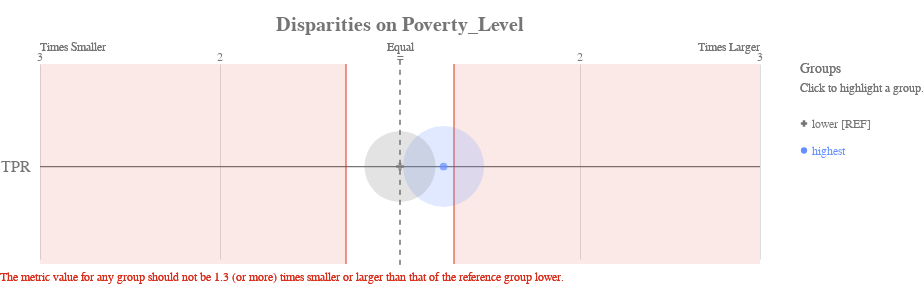

Notebook code cell kept with this figure:
### Markdown cell above
#### For the score, with post-hoc disparity mitigation

### Code cell
bdf_mitigated = aequitas_audit(mitigated_df, ref_groups_dict)

ap.disparity(bdf_mitigated, metrics, protected_attribute_col, fairness_threshold=disparity_threshold)

### Figure 1 — Vega-Lite specification as saved in the notebook (floating-point values rounded to 4 significant figures)
{"config": {"view": {"continuousWidth": 400, "continuousHeight": 300, "strokeWidth": 0}, "axisLeft": {"labelColor": "rgb(117,117,117)", "labelFont": "Arial", "labelFontSize": 16}, "title": {"align": "center", "baseline": "middle", "color": "rgb(117,117,117)", "font": "Arial", "fontSize": 20, "fontWeight": "bold"}}, "layer": [{"data": {"name": "data-1f2af75cfead9a3854ee453922b4eaab"}, "mark": {"type": "rule", "stroke": "rgb(117,117,117)", "strokeWidth": 1.25, "tooltip": ""}, "encoding": {"x": {"type": "quantitative", "field": "x", "scale": {"domain": [-2, 2], "range": [40.0, 760.0]}}, "x2": {"field": "x2"}, "y": {"type": "nominal", "axis": {"domain": false, "labelAngle": 0, "labelPadding": -30, "orient": "left", "ticks": false, "title": ""}, "field": "metric", "scale": {"domain": ["TPR"], "range": [30, 225.0]}}}}, {"data": {"name": "data-79dd248bdaa0ea02c535240e8ad022c8"}, "mark": {"type": "rule", "stroke": "rgb(117,117,117)", "strokeDash": [5, 5], "strokeWidth": 1}, "encoding": {"tooltip": {"value": "lower [REF]"}, "x": {"value": 400.0}, "y": {"value": 20.83}, "y2": {"value": 229.2}}}, {"data": {"name": "data-c233327f4cd9b4c2df31bf8015c83e4a"}, "mark": {"type": "text", "align": "center", "color": "rgb(117,117,117)", "font": "Arial", "fontSize": 12, "fontWeight": "normal", "tooltip": ""}, "encoding": {"text": {"type": "nominal", "field": "label"}, "x": {"type": "quantitative", "field": "value", "scale": {"domain": [-2, 2], "range": [40.0, 760.0]}}, "y": {"value": 17.5}}}, {"layer": [{"mark": {"type": "text", "align": "left", "fill": "rgb(117,117,117)", "font": "Arial", "fontSize": 12, "fontWeight": "normal", "tooltip": ""}, "encoding": {"text": {"value": "Times Smaller"}, "x": {"value": 40.0}, "y": {"value": 7.5}}}, {"mark": {"type": "text", "align": "right", "fill": "rgb(117,117,117)", "font": "Arial", "fontSize": 12, "fontWeight": "normal", "tooltip": ""}, "encoding": {"text": {"value": "Times Larger"}, "x": {"value": 760.0}, "y": {"value": 7.5}}}, {"mark": {"type": "text", "align": "center", "fill": "rgb(117,117,117)", "font": "Arial", "fontSize": 12, "fontWeight": "normal", "tooltip": ""}, "encoding": {"text": {"value": "Equal"}, "x": {"value": 400.0}, "y": {"value": 7.5}}}], "data": {"name": "data-79dd248bdaa0ea02c535240e8ad022c8"}}, {"layer": [{"mark": {"type": "rule", "opacity": 0.8, "stroke": "rgb(217, 46, 28)", "strokeWidth": 1.25, "tooltip": ""}, "encoding": {"x": {"type": "quantitative", "field": "min", "scale": {"domain": [-2, 2], "range": [40.0, 760.0]}}, "y": {"value": 25.0}, "y2": {"value": 225.0}}}, {"mark": {"type": "rule", "opacity": 0.8, "stroke": "rgb(217, 46, 28)", "strokeWidth": 1.25, "tooltip": ""}, "encoding": {"x": {"type": "quantitative", "field": "max", "scale": {"domain": [-2, 2], "range": [40.0, 760.0]}}, "y": {"value": 25.0}, "y2": {"value": 225.0}}}, {"layer": [{"mark": {"type": "rect", "fill": "rgb(217, 46, 28)", "opacity": 0.1, "tooltip": ""}, "encoding": {"x": {"type": "quantitative", "field": "min", "scale": {"domain": [-2, 2], "range": [40.0, 760.0]}}, "x2": {"field": "lower_end"}, "y": {"value": 25.0}, "y2": {"value": 225.0}}}, {"mark": {"type": "rect", "fill": "rgb(217, 46, 28)", "opacity": 0.1, "tooltip": ""}, "encoding": {"x": {"type": "quantitative", "field": "max", "scale": {"domain": [-2, 2], "range": [40.0, 760.0]}}, "x2": {"field": "upper_end"}, "y": {"value": 25.0}, "y2": {"value": 225.0}}}]}, {"data": {"name": "data-79dd248bdaa0ea02c535240e8ad022c8"}, "mark": {"type": "text", "align": "left", "baseline": "top", "fill": "rgb(217, 46, 28)", "font": "Arial", "fontSize": 12, "fontWeight": "normal", "tooltip": ""}, "encoding": {"text": {"value": "The metric value for any group should not be 1.3 (or more) times smaller or larger than that of the reference group lower."}, "x": {"value": 0}, "y": {"value": 233.3}}}], "data": {"name": "data-68125cfc4fc9557defd07e8d14c561c8"}}, {"layer": [{"mark": "circle"}, {"data": {"name": "data-0723708aeaa24a9875addd912b017670"}, "mark": {"type": "circle", "opacity": 0.2}, "encoding": {"color": {"condition": {"type": "nominal", "field": "attribute_value", "legend": null, "scale": {"domain": ["lower", "highest"], "range": ["rgb(117,117,117)", "rgb(100, 143, 255)", "rgb(254, 97, 0)", "rgb(220, 38, 127)", "rgb(255, 176, 0)", "rgb(120, 94, 240)"]}, "selection": "selector005"}, "value": "rgb(224,224,224)"}, "size": {"type": "quantitative", "field": "group_size", "legend": null, "scale": {"domain": [0, 11970.0], "range": [0, 7854.0]}}, "tooltip": [{"type": "nominal", "field": "attribute_value", "title": "Group"}, {"type": "nominal", "field": "tooltip_group_size", "title": "Group Size"}, {"type": "nominal", "field": "tooltip_disparity_explanation_tpr", "title": "Disparity"}, {"type": "quantitative", "field": "tpr", "format": ".2f", "title": "TPR"}], "x": {"type": "quantitative", "axis": {"domain": false, "labels": false, "ticks": false, "title": null, "values": [1, 2, -2, -1]}, "field": "tpr_disparity_scaled", "scale": {"domain": [-2, 2], "range": [40.0, 760.0]}}, "y": {"type": "nominal", "axis": {"domain": false, "grid": false, "labels": false, "ticks": false, "title": " "}, "field": "metric_variable", "scale": {"domain": ["TPR"], "range": [30, 225.0]}}}, "selection": {"selector007": {"type": "multi", "empty": "all", "fields": ["attribute_value"]}}, "transform": [{"calculate": "'TPR'", "as": "metric_variable"}]}, {"layer": [{"mark": "point"}, {"data": {"name": "data-0723708aeaa24a9875addd912b017670"}, "mark": {"type": "point", "filled": true, "size": 60}, "encoding": {"color": {"condition": {"type": "nominal", "field": "attribute_value", "legend": null, "scale": {"domain": ["lower", "highest"], "range": ["rgb(117,117,117)", "rgb(100, 143, 255)", "rgb(254, 97, 0)", "rgb(220, 38, 127)", "rgb(255, 176, 0)", "rgb(120, 94, 240)"]}, "selection": "selector005"}, "value": "rgb(224,224,224)"}, "shape": {"type": "nominal", "field": "attribute_value", "legend": null, "scale": {"domain": ["lower", "highest"], "range": ["cross", "circle"]}}, "tooltip": [{"type": "nominal", "field": "attribute_value", "title": "Group"}, {"type": "nominal", "field": "tooltip_group_size", "title": "Group Size"}, {"type": "nominal", "field": "tooltip_disparity_explanation_tpr", "title": "Disparity"}, {"type": "quantitative", "field": "tpr", "format": ".2f", "title": "TPR"}], "x": {"type": "quantitative", "axis": {"domain": false, "labels": false, "ticks": false, "title": null, "values": [1, 2, -2, -1]}, "field": "tpr_disparity_scaled", "scale": {"domain": [-2, 2], "range": [40.0, 760.0]}}, "y": {"type": "nominal", "axis": {"domain": false, "grid": false, "labels": false, "ticks": false, "title": " "}, "field": "metric_variable", "scale": {"domain": ["TPR"], "range": [30, 225.0]}}}, "selection": {"selector006": {"type": "multi", "empty": "all", "fields": ["attribute_value"]}}, "transform": [{"calculate": "'TPR'", "as": "metric_variable"}]}]}]}, {"layer": [{"mark": {"type": "point", "filled": true, "opacity": 1, "size": 39.48}, "encoding": {"color": {"condition": {"type": "nominal", "field": "attribute_value", "legend": null, "scale": {"domain": ["lower", "highest"], "range": ["rgb(117,117,117)", "rgb(100, 143, 255)", "rgb(254, 97, 0)", "rgb(220, 38, 127)", "rgb(255, 176, 0)", "rgb(120, 94, 240)"]}, "selection": "selector005"}, "value": "rgb(224,224,224)"}, "shape": {"type": "nominal", "field": "attribute_value", "legend": null, "scale": {"domain": ["lower", "highest"], "range": ["cross", "circle"]}}, "x": {"value": 804}, "y": {"type": "nominal", "axis": {"domain": false, "grid": false, "labels": false, "ticks": false, "title": " "}, "field": "attribute_value", "scale": {"domain": ["lower", "highest"], "range": [71, 125]}}}, "selection": {"selector005": {"type": "multi", "empty": "all", "fields": ["attribute_value"]}}}, {"mark": {"type": "text", "align": "left", "baseline": "middle", "font": "Arial", "fontSize": 12, "fontWeight": "normal"}, "encoding": {"color": {"condition": {"type": "nominal", "field": "attribute_value", "legend": null, "scale": {"domain": ["lower", "highest"], "range": ["rgb(117,117,117)", "rgb(100, 143, 255)", "rgb(254, 97, 0)", "rgb(220, 38, 127)", "rgb(255, 176, 0)", "rgb(120, 94, 240)"]}, "selection": "selector005"}, "value": "rgb(224,224,224)"}, "text": {"type": "nominal", "field": "label"}, "x": {"value": 812}, "y": {"type": "nominal", "axis": {"domain": false, "grid": false, "labels": false, "ticks": false, "title": " "}, "field": "attribute_value", "scale": {"domain": ["lower", "highest"], "range": [71, 125]}}}, "selection": {"selector008": {"type": "multi", "empty": "all", "fields": ["attribute_value"]}}}, {"data": {"name": "data-79dd248bdaa0ea02c535240e8ad022c8"}, "mark": {"type": "text", "align": "left", "baseline": "middle", "color": "rgb(117,117,117)", "font": "Arial", "fontSize": 12, "fontWeight": "normal"}, "encoding": {"text": {"value": "Click to highlight a group."}, "x": {"value": 800}, "y": {"value": 49}}}, {"data": {"name": "data-79dd248bdaa0ea02c535240e8ad022c8"}, "mark": {"type": "text", "align": "left", "baseline": "middle", "color": "rgb(117,117,117)", "font": "Arial", "fontSize": 14, "fontWeight": "normal"}, "encoding": {"text": {"value": "Groups"}, "x": {"value": 800}, "y": {"value": 30}}}], "data": {"name": "data-a5ebce136adcce28635ff1807ca7d132"}}], "height": 250, "padding": {"top": 15, "bottom": 10}, "resolve": {"scale": {"size": "independent", "y": "independent"}}, "title": "Disparities on Poverty_Level", "width": 800, "$schema": "https://vega.github.io/schema/vega-lite/v4.8.1.json", "datasets": {"data-1f2af75cfead9a3854ee453922b4eaab": [{"metric": "TPR", "x": -2, "x2": 2}], "data-79dd248bdaa0ea02c535240e8ad022c8": [{"a": 1, "b": 0}, {"a": 1, "b": 0}], "data-c233327f4cd9b4c2df31bf8015c83e4a": [{"value": 1, "label": 2}, {"value": 2, "label": 3}, {"value": -2, "label": 3}, {"value": -1, "label": 2}, {"value": 0, "label": "="}], "data-68125cfc4fc9557defd07e8d14c561c8": [{"min": -0.3, "max": 0.3, "lower_end": -2, "upper_end": 2}], "data-0723708aeaa24a9875addd912b017670": [{"attribute_name": "poverty_level", "attribute_value": "highest", "group_size": 9973, "total_entities": 17677, "tpr": 0.1073, "tpr_disparity": 1.242, "tpr_disparity_scaled": 0.2419, "tooltip_group_size": "9,973 (56.42%)", "tooltip_disparity_explanation_tpr": "1.24 times larger TPR than the reference group"}, {"attribute_name": "poverty_level", "attribute_value": "lower", "group_size": 7704, "total_entities": 17677, "tpr": 0.08642, "tpr_disparity": 1.0, "tpr_disparity_scaled": 0.0, "tooltip_group_size": "7,704 (43.58%)", "tooltip_disparity_explanation_tpr": "Reference group"}], "data-a5ebce136adcce28635ff1807ca7d132": [{"attribute_value": "lower", "label": "lower [REF]"}, {"attribute_value": "highest", "label": "highest"}]}}
